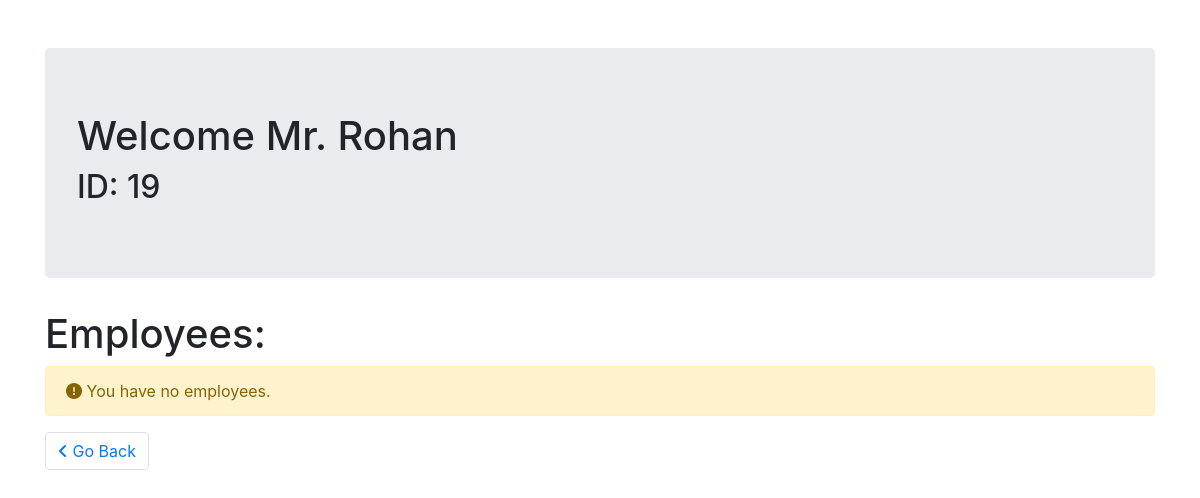
The page /employer/panel/view_employees/index.php (signed in) on the database as committed earlier.
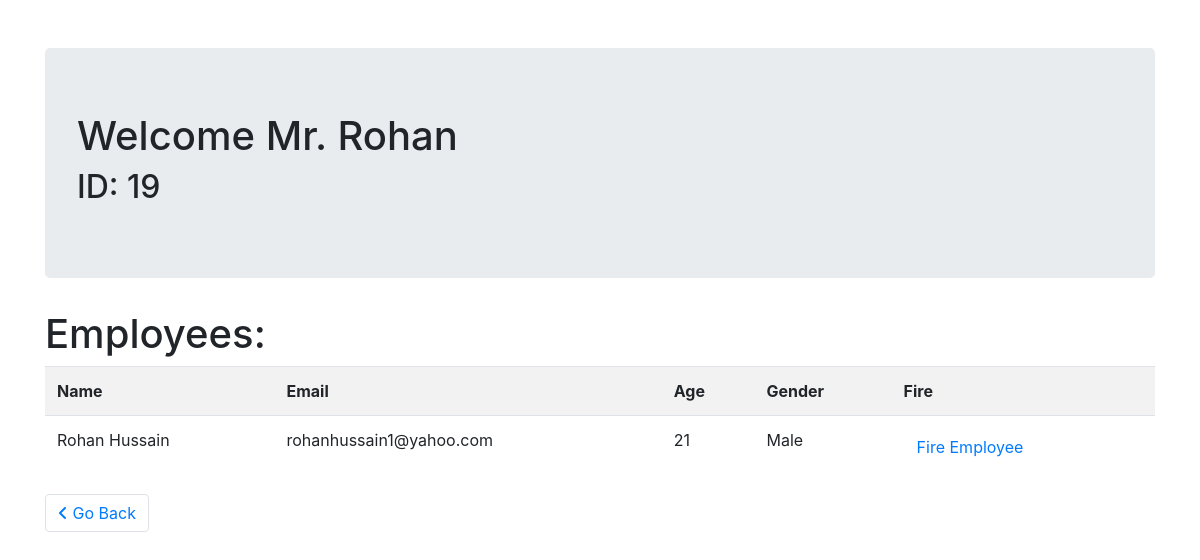
The same page on the database as committed later.
### tables this page shows
CREATE TABLE IF NOT EXISTS `jobseekers` (
  `js_id` int(255) NOT NULL AUTO_INCREMENT,
  `firstname` varchar(100) NOT NULL,
  `lastname` varchar(100) NOT NULL,
  `age` int(3) NOT NULL,
  `gender` int(1) NOT NULL,
  `email` varchar(100) NOT NULL,
  `profession` varchar(100) NOT NULL,
  `address` varchar(500) NOT NULL,
  `password` varchar(150) NOT NULL,
  `experience` int(100) NOT NULL DEFAULT '0',
  `education` int(100) NOT NULL DEFAULT '0',
  `employment_status` tinyint(1) NOT NULL DEFAULT '0',
  `blocked` tinyint(1) NOT NULL DEFAULT '0',
  PRIMARY KEY (`js_id`)
);

### prename.php (called while the page is built)
<?php
        if($tableName=='jobseekers')
            $idType='js_id';
        else
            $idType='emp_id';
        $sql = "SELECT `firstname`,`gender` FROM `$tableName` WHERE `$idType`=" . $_SESSION['user'] . " LIMIT 0,1";
        $result = mysqli_query($conn,$sql);
        $row=mysqli_fetch_assoc($result);
        if($row['gender']==0) {
            $prename=' Mr.';
        } else if ($row['gender']==1) {
            $prename=' Ms.';
        } else {
            $prename='';
        }
        $name=$row['firstname'];
?>

### employer/panel/view_employees/index.php (the view, shortened to what this page needs)
<?php
    require('../../../connect.php');
    $tableName='employers';
    require('../../../prename.php');
    function returnGender($genderNumber) {
        $gender='';
        switch($genderNumber) {
            case 0:
                $gender='Male';
            break;
        }
        return $gender;
    }
?>
<!DOCTYPE html>
<html>
<head>
    <link rel="stylesheet" href="https://maxcdn.bootstrapcdn.com/bootstrap/4.5.2/css/bootstrap.min.css">
</head>
<body>
<div class='container pt-5'>
    <div class="jumbotron">
        <h1>Welcome<?php echo $prename . ' ' . $name; ?></h1>
        <h2>ID:<?php echo ' ' . $_SESSION['user']; ?></h1>
    </div>
    <h1>Employees:</h1>
    <?php
        $sql = "SELECT `js_id`,`firstname`,`lastname`,`email`,`age`,`gender` FROM `jobseekers` WHERE `js_id` IN
        (SELECT `js_id` FROM `jobs` WHERE `emp_id`=" . $_SESSION['user'] . ")";
        $result = mysqli_query($conn,$sql);
        if(mysqli_num_rows($result)==0) {
            echo "<div class=\"alert alert-warning\" role=\"alert\"><i class=\"fas fa-exclamation-circle\"></i> You have no employees.</div>";
        } else {
            echo "<table class='table table-striped'>
            <tr>
                <th>Name</th>
                <th>Email</th>
                <th>Age</th>
                <th>Gender</th>
                <th>Fire</th>
            </tr>";
            while($row=mysqli_fetch_assoc($result)) {
                $gender=returnGender($row['gender']);
                echo "<tr><td>" . $row['firstname'] . " " . $row['lastname'] . "</td>
                <td>" . $row['email'] . "</td><td>" . $row['age'] . "</td><td>" . $gender . "</td>
                <td><a class='btn btn-link' href='fire.php?js_id=" . $row['js_id'] . "'>Fire Employee</a></td>
                </tr>";
            }
            echo "</table>";
        }
    ?>
    <ul class="pagination">
       <li class="page-item"><a class="page-link" href="../index.php"><i class="fas fa-angle-left"></i> Go Back</a></li>
    </ul>
</body>
</html>

Rows that differ between the two databases and show on the page:
now on this page (row edited): jobseekers: firstname "Rohan", lastname "Hussain", email "rohanhussain1@yahoo.com", age "21", gender "Male"
Other text that changed with them:
text no longer shown: "You have no employees."
text now shown: "Name Email Age Gender Fire"
